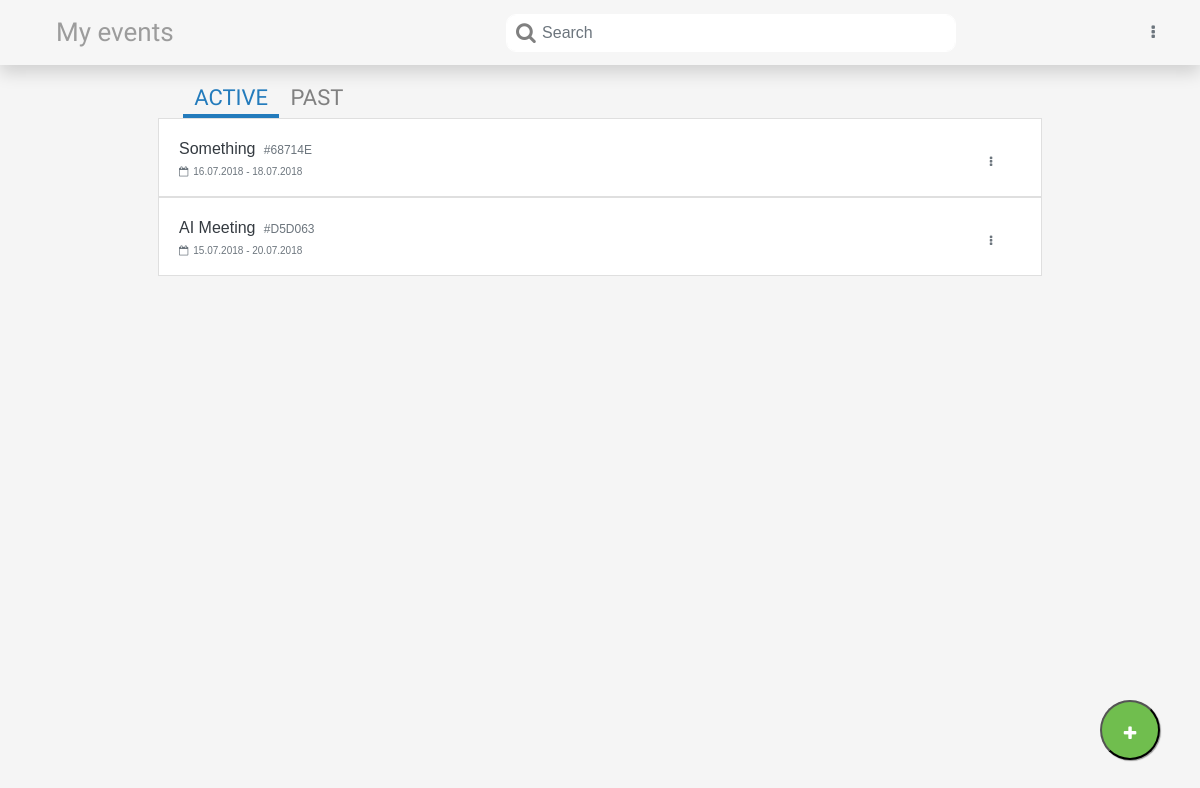
The app's page /admin.sli.do/event (signed in) with its own data.
### app/events/model.py (models this page shows, shortened)
class Event(db.Model):
    event_id = db.Column(db.String, primary_key = True)
    user_id = db.Column('user_id', db.String(20))
    event_name = db.Column('event_name', db.String(30))
    date_from = db.Column('date_from', db.String(20))
    date_to = db.Column('date_to', db.String(20))
    registered_on = db.Column('registered_on' , db.DateTime)

### app/events/view.py (the view)
@app.route('/admin.sli.do/event', methods=["GET", "POST"])
def event_dashboard():
	form = CreateForm()
	questionform = QuestionForm()
	searchform = SearchForm()
	session['logged_in'] = True
	username = session['username']
	email = session['email']
	first_name = session['first_name']
	last_name = session['last_name']
	if request.method == 'POST' and form.validate():
		event = Event(session['user_id'], form.event_name.data, form.date_from.data, form.date_to.data)
		db.session.add(event)
		db.session.commit()
		flash('Event created successfully.', 'success')
		return redirect(url_for('event_dashboard'))
	past_event = checking_event(Event, session['user_id'])[0]
	active_event = checking_event(Event, session['user_id'])[1]
	return render_template('events/event_dashboard.html', questionform = questionform, form=form, searchform=searchform, username=username, email=email, first_name=first_name, last_name=last_name, active_event=active_event, past_event=past_event)

### app/events/form.py
class CreateForm(Form):
	event_name = StringField(validators=[InputRequired('Please enter event name')])
	date_from = StringField(validators=[InputRequired('Please select date from')])
	date_to = StringField(validators=[InputRequired('Please select date to')])

### app/questions/form.py
class QuestionForm(Form):
	question = TextAreaField(validators=[InputRequired('Please enter question')])
	username = StringField()

### app/events/view.py (called while the page is built)
def checking_event(model_name, filter):
	past = datetime.now()
	now = past.strftime("%d.%m.%Y")
	now1 = time.strptime(now, "%d.%m.%Y")
	past_event = []
	active_event = []
	result = model_name.query.filter_by(user_id=filter).all()
	for i in result:
		if time.strptime(i.date_to, "%d.%m.%Y") >= now1:
			active_event.append(i)
		else:
			past_event.append(i)
	return [past_event, active_event]

### app/templates/events/event_dashboard.html (shortened to what this page needs)
{% extends 'main/index.html' %}
{% from "includes/_formhelpers.html" import Field %}
{% from "includes/_formhelpers.html" import input %}
{% block style %}
<link rel="stylesheet" href="{{ url_for('static', filename='styles/event.css') }}">
<link rel="stylesheet" href="{{ url_for('static', filename='styles/sidemenu.css') }}">
{% endblock %}
{% block navbar %}
{% include 'navbar/event_dashboard_navbar.html' %}
{% endblock %}
{% block content %}
<div class="d-flex justify-content-center">
	<div class="w-75 p-2">
		<ul class="nav nav-pills" role="tablist" id="event_list_tab">
		  	<li class="nav-item">
		    	<a class="nav-link active" id="pills-active-tab" data-toggle="pill" href="#acitve" role="tab" aria-controls="pills-active" aria-selected="true">ACTIVE</a>
		  	</li>
		  	<li class="nav-item">
		    	<a class="nav-link" id="pills-past-tab" data-toggle="pill" href="#past" role="tab" aria-controls="pills-past" aria-selected="false">PAST</a>
		  	</li>
		</ul>
		<div class="tab-content" id="myTabContent">
			<div class="tab-pane fade show active" id="acitve" role="tabpanel" aria-labelledby="acitve-tab">
				{% for event in active_event|sort(attribute='registered_on', reverse = True) %}
				<div class="d-flex card" style="margin-bottom: 0px;">
					<div class="w-100 p-2 card-body event-dashboard">
						<h6 class="text-dark">{{event.event_name}}<small class="text-muted"> #{{event.event_id.upper()}}</small></h6>
						<small class="text-muted" id="calendar">
				      		<i class="fa fa-calendar-o" style="margin-bottom: 15px; margin-right: 5px;"></i>{{event.date_from}} - {{event.date_to}}
				      	</small>
					    <a href="/admin.sli.do/event/{{event.event_id}}/dashboard" style="text-decoration: none;" id="event_tag"><span></span></a>
					    <div class="d-flex align-items-end flex-column bd-highlight" style="margin-bottom: 5px;">
						  	<button class="bd-highlight btn btn-link text-muted" id="navbarDropdownMenuLink" data-toggle="dropdown" aria-haspopup="true" aria-expanded="false" style="margin-top: -45px; width: 100px; z-index: 3;">
							    <i class="fa fa-ellipsis-v"></i>
							</button>
						</div>
					</div>
				</div>
				{% endfor %}
		  	</div>
		</div>
	</div>
</div>
{% include 'events/create_event_modal.html' %}
{% endblock %}

### app/static/styles/index.css (style rules this page uses)
html { height:100%; width:100%; }
html, body { padding: 0; margin: 0; font-family: 'Raleway', sans-serif; background: #F5F5F5; }

### app/static/styles/event.css (style rules this page uses)
#search { padding-left: 35px; width: 450px; margin-right: -150px; border-color: #fff !important; border-radius: 10px; }
.nav-pills .nav-link { border-radius: 0px !important; }
#pills-active-tab { margin-left: 25px; }
#pills-active-tab, #pills-past-tab { font-size: 22px; font-family: 'Gurajada', serif; color: grey; padding: 0.5rem 0.7rem 0rem 0.7rem !important; }
#event_list_tab .nav-link.active { border-bottom: 4px solid #237bbc !important; color: #237bbc !important; background-color: #f5f5f5 !important; }
.card { border-radius: 0px !important; }
.event-dashboard { padding: 0px !important; float: left; position: relative; }
.event-dashboard a span { position:absolute; width:100%; height:100%; top:0; left: 0; z-index: 3; }
.event-dashboard .text-dark { font-size: 16px; margin-left: 20px; margin-top: 20px; margin-bottom: 0px; }
.event-dashboard .text-muted { margin-left: 5px; font-size: 12px; }
#calendar { margin-left: 20px; font-size: 10px; }

### records on screen
Event: event_name "Something", event_id "68714E", date_from "16.07.2018", date_to "18.07.2018"
Event: event_name "AI Meeting", event_id "D5D063", date_from "15.07.2018", date_to "20.07.2018"
